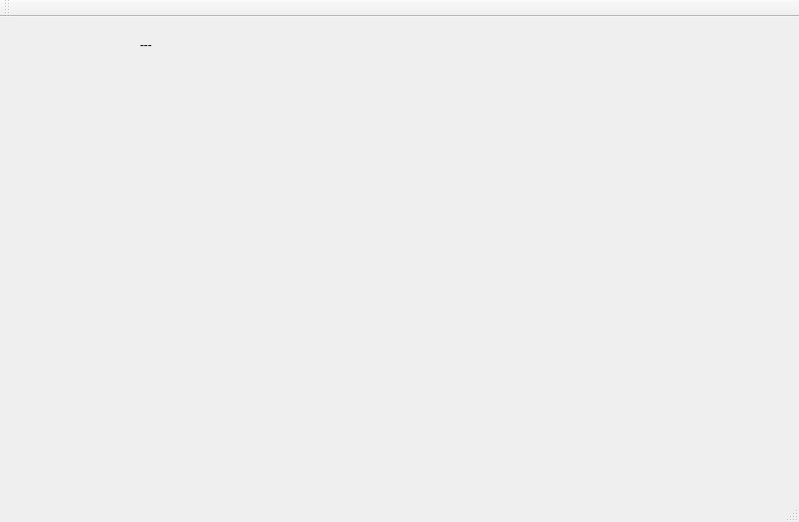
<?xml version="1.0" encoding="UTF-8"?>
<ui version="4.0">
 <class>ZCamGogatorServiceClass</class>
 <widget class="QMainWindow" name="ZCamGogatorServiceClass">
  <property name="geometry">
   <rect>
    <x>0</x>
    <y>0</y>
    <width>799</width>
    <height>522</height>
   </rect>
  </property>
  <property name="windowTitle">
   <string>ZCamGogatorService</string>
  </property>
  <widget class="QWidget" name="centralWidget">
   <widget class="QLabel" name="cntRead">
    <property name="geometry">
     <rect>
      <x>140</x>
      <y>20</y>
      <width>49</width>
      <height>16</height>
     </rect>
    </property>
    <property name="text">
     <string>---</string>
    </property>
   </widget>
  </widget>
  <widget class="QMenuBar" name="menuBar">
   <property name="geometry">
    <rect>
     <x>0</x>
     <y>0</y>
     <width>799</width>
     <height>22</height>
    </rect>
   </property>
  </widget>
  <widget class="QToolBar" name="mainToolBar">
   <attribute name="toolBarArea">
    <enum>TopToolBarArea</enum>
   </attribute>
   <attribute name="toolBarBreak">
    <bool>false</bool>
   </attribute>
  </widget>
  <widget class="QStatusBar" name="statusBar"/>
 </widget>
 <layoutdefault spacing="6" margin="11"/>
 <resources>
  <include location="ZCamGogatorService.qrc"/>
 </resources>
 <connections/>
</ui>
